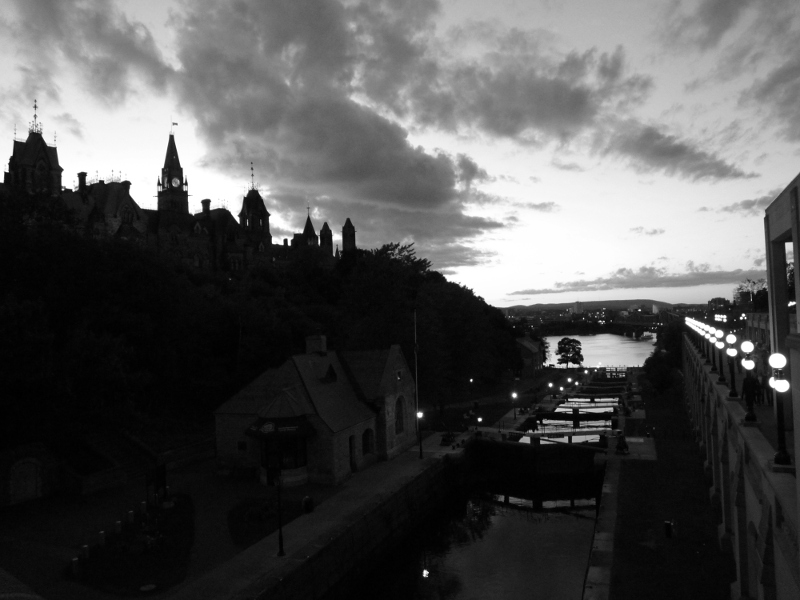
#> input picture exercise.04/bild1.png, 800 x 600 px; the run also reads 1 picture not shown here
$ jupyter execute --allow-errors bv.exercise.04.02.ipynb
#> lines starting #> are read from the running program, lines starting #| are printed output that depends on the picture
[cell 1]
import math
import skimage.io
import numpy as np
import matplotlib.pyplot as plt

img1 = np.array(skimage.io.imread("bild1.png"), np.uint8)
#> img1 is the input picture: shape (600, 800); min 0, max 255, mean 82
newImg = np.zeros(img1.shape)

for inx in range(img1.shape[0]):
    for iny in range(img1.shape[1]):
        newImg[ inx ][ iny ] = 40 * math.log(1.0 + img1[ inx ][ iny ])
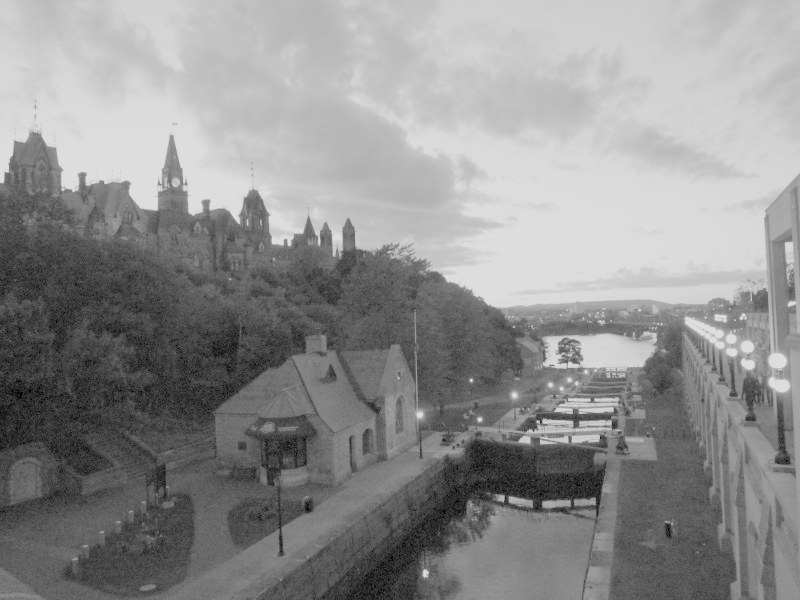
#> newImg: shape (600, 800) float64; min 0, max 221.8, mean 143.7

plt.figure()
plt.imshow(img1, cmap='gray', vmin=0, vmax=255)

plt.figure()
plt.imshow(newImg, cmap='gray', vmin=0, vmax=255)
skimage.io.imsave("bild1.new.png", newImg)

[cell 2]
img2 = np.array(skimage.io.imread("bild2.png"), np.uint8)
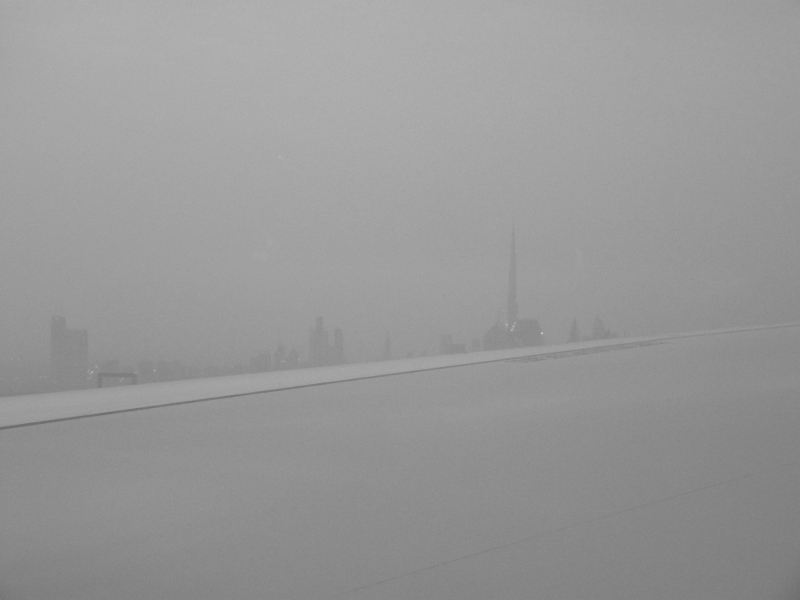
#> input picture exercise.04/bild2.png, 800 x 600 px
#> img2 is the input picture: shape (600, 800); min 106, max 203, mean 152.3

newImg = np.zeros(img2.shape)

for inx in range(img2.shape[0]):
    for iny in range(img2.shape[1]):
        newImg[ inx ][ iny ] = 0.00005 * img2[ inx ][ iny ] ** 3.0
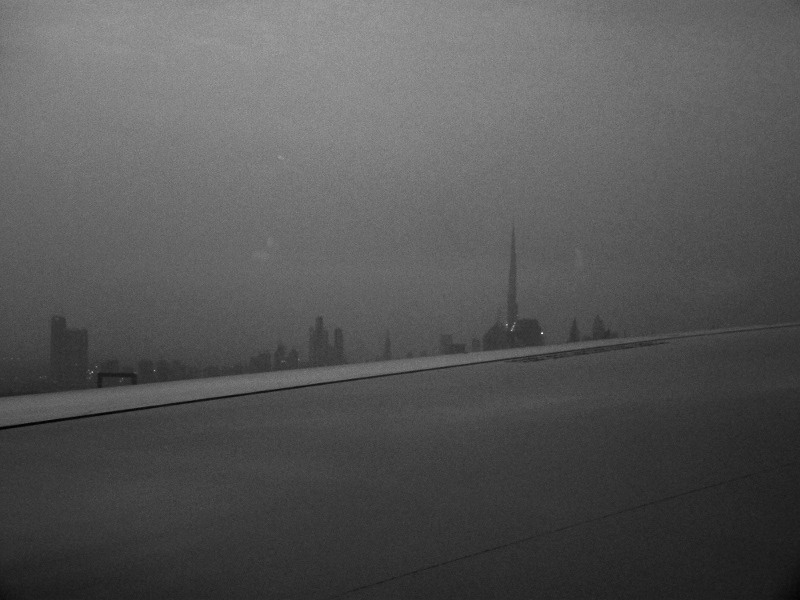
#> newImg: shape (600, 800) float64; min 59.55, max 418.3, mean 180.2; drawn with min black and max white

plt.figure()
plt.imshow(img2, cmap='gray', vmin=0, vmax=255)

plt.figure()
plt.imshow(newImg, cmap='gray', vmin=0, vmax=255)
skimage.io.imsave("bild2.new.png", newImg)

[cell 3]
img3 = np.array(skimage.io.imread("bild3.png"), np.uint8)

newImg = np.copy(img3)

for inx in range(img3.shape[0]):
    for iny in range(img3.shape[1]):
        if img3[ inx ][ iny ][ 0 ] > 100:
            newImg[ inx ][ iny ] = 0xff

plt.figure()
#> (the rest of this cell did not finish here and is left out)
